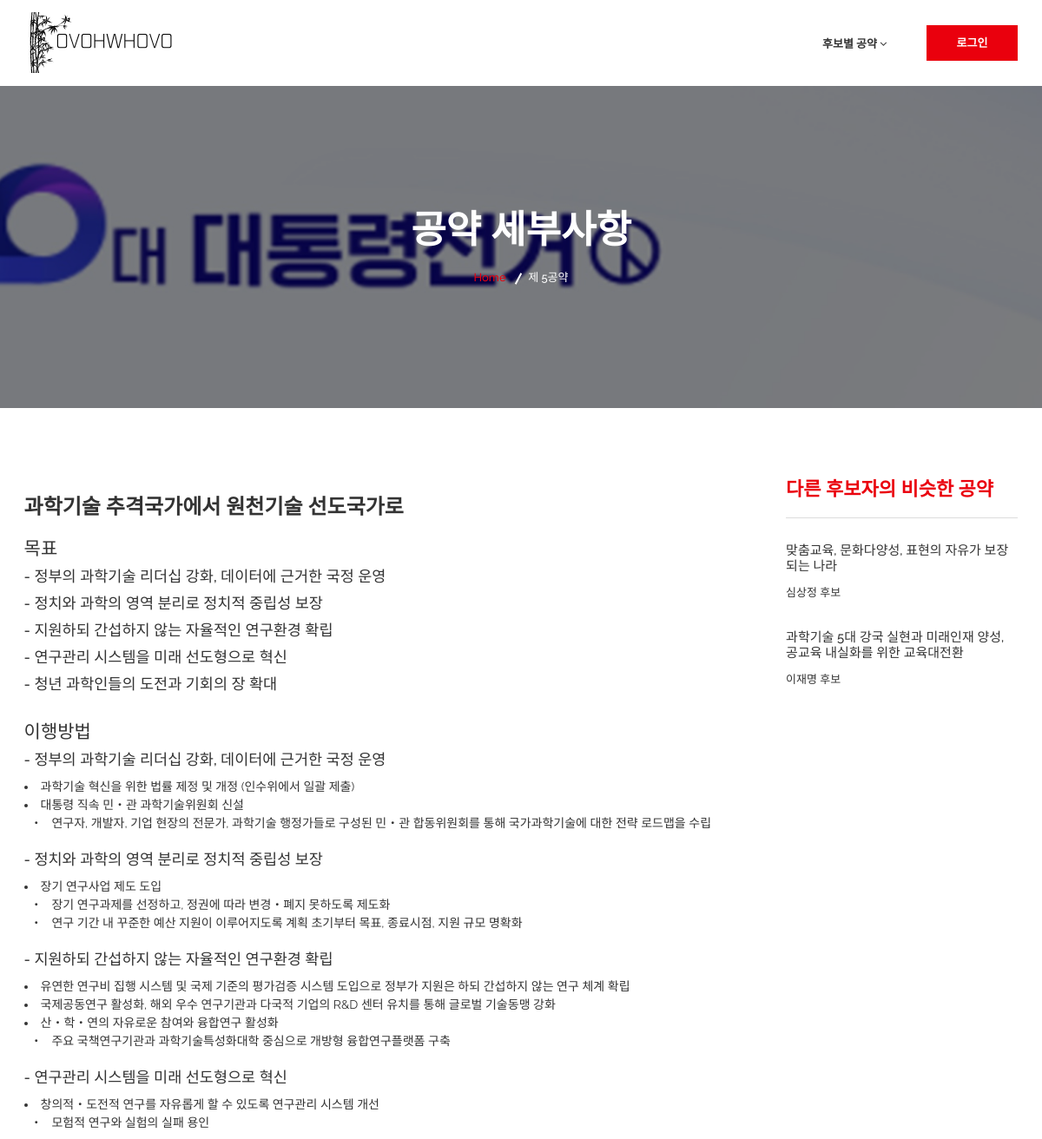
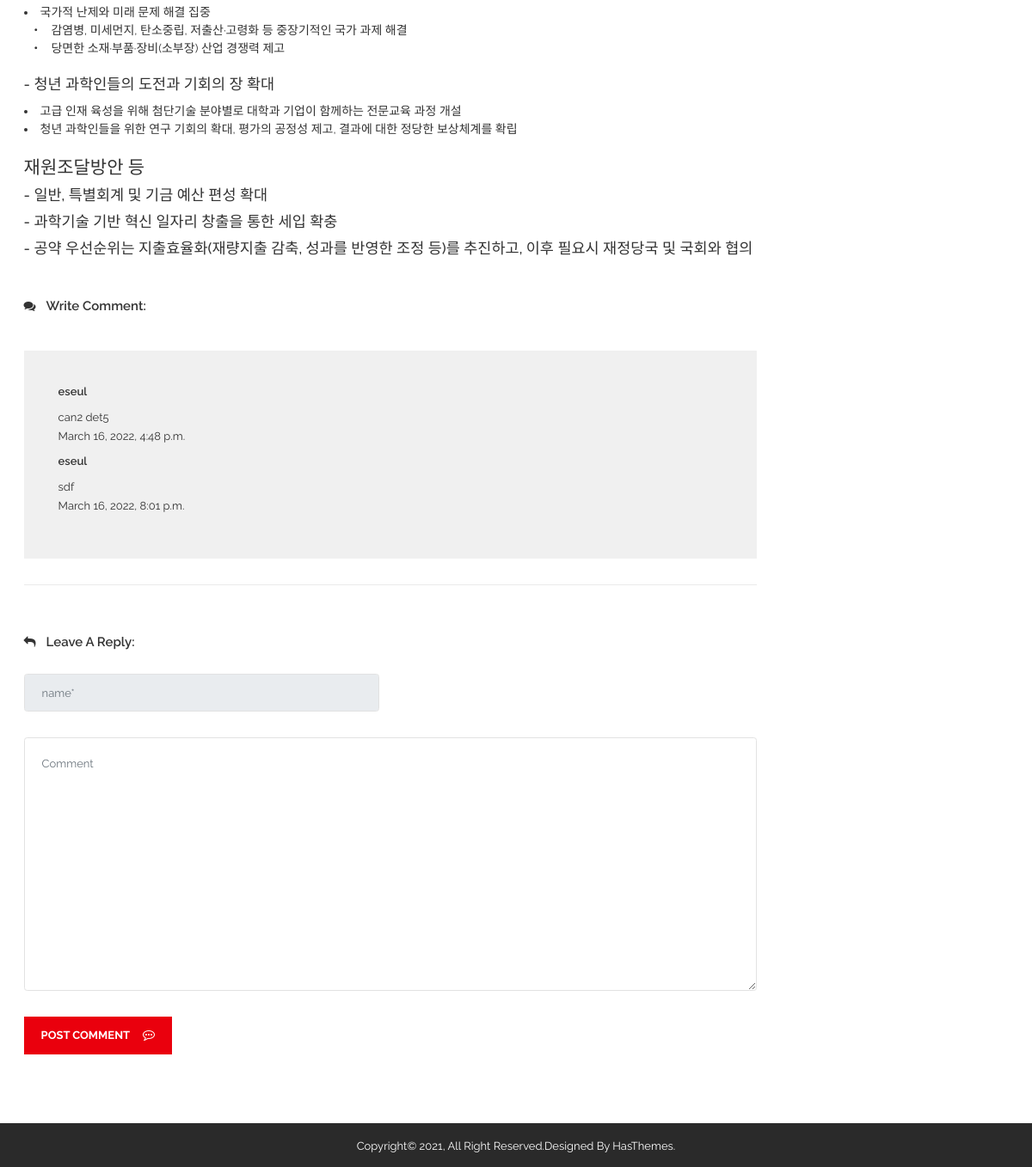
/candidate2/detail05/, run on the app's committed database (2 pictures, top to bottom).
### bbsApp/models.py (models this page shows)
class Post(models.Model):
    id            = models.BigAutoField(help_text = "Post ID", primary_key=True)
    candidate_num = models.IntegerField()
    detail_num    = models.IntegerField()
    writer_id     = models.TextField(max_length=100)
    content       = models.TextField(blank=False, null=False)
    create_date   = models.DateTimeField(auto_now=True)
    modify_date   = models.DateTimeField(auto_now=True)

### candidate2App/views.py (the view)
# urls.py: path('detail05/', views.detail05),
def detail05(request):
    print('>>> detail05')
    candidate_num = 2
    detail_num = 5
    Posts = Post.objects.filter(candidate_num=candidate_num, detail_num=detail_num)
    if request.session.get('member_name'):
        print('>>> our member')
        context = {
            'session_member_name': request.session.get('member_name'),
            'session_member_id': request.session.get('member_id'),
            'candidate_num': candidate_num,
            'detail_num': detail_num,
            'Posts': Posts
        }
        return render(request, 'candidate2/blogDetail05.html', context)
    else:
        context = {
            'candidate_num': candidate_num,
            'detail_num': detail_num,
            'Posts': Posts
        }
        return render(request, 'candidate2/blogDetail05.html', context)

### candidate2App/templates/candidate2/blogDetail05.html (shortened to what this page needs)
{% load static %}
<!doctype html>
<html class="no-js" lang="en">
    <head>
        <link rel="stylesheet" href="{% static 'css/bootstrap.min.css' %}">
        <link rel="stylesheet" href="{% static 'css/font-awesome.min.css' %}">
        <link rel="stylesheet" href="{% static 'css/meanmenu.min.css' %}">
        <link rel="stylesheet" href="{% static 'css/owl.carousel.min.css' %}">
		<link rel="stylesheet" href="{% static 'lib/css/nivo-slider.css' %}" type="text/css" />
		<link rel="stylesheet" href="{% static 'lib/css/preview.css' %}" type="text/css" media="screen" />
        <link rel="stylesheet" href="{% static 'css/chosen.min.css' %}">
        <link rel="stylesheet" href="{% static 'css/animate.css' %}">
        <link rel="stylesheet" href="{% static 'css/magnific-popup.css' %}">
        <link rel="stylesheet" href="{% static 'css/normalize.css' %}">
        <link rel="stylesheet" href="{% static 'css/main.css' %}">
        <link rel="stylesheet" href="{% static 'style.css' %}">
        <link rel="stylesheet" href="{% static 'css/responsive.css' %}">
    </head>
    <body>
        <div class="wrapper">
            <header class="header-area">
                <div class="header-bottom stick-h2">
                    <div class="container">
                        <div class="row">
                            <div class="col-lg-12">
                                <div class="logo floatleft">
                                    <a href="../../whovo">
                                        <img alt="" src="{% static 'img/logo/whovologo.png' %}">
                                    </a>
                                </div>
                                <div class="header-search floatright">
                                    {% if session_member_name %}
                                    <div class="header-button floatright">
                                        <a href="../../user/logout">로그아웃</a>
                                    </div>
                                    {% else %}
                                    <div class="header-button floatright">
                                        <a href="../../user/index">로그인</a>
                                    </div>
                                    {% endif %}
                                </div>
                                <div class="main-menu floatright">
                                    <nav>
                                        <ul>
                                            <li><a href=""> 후보별 공약 <i class="fa fa-angle-down" aria-hidden="true"></i></a>
                                            </li>
                                        </ul>
                                    </nav>
                                </div>
                            </div>
                        </div>
                    </div>
                </div>
            </header>
            <section class="breadcrumbs-area ptb-140 about-bg">
                <div class="container">
                    <div class="row">
                        <div class="col-lg-12 text-center">
                            <div class="breadcrumbs">
                                <h2 class="page-title">공약 세부사항</h2>
                                <ul>
                                    <li><a href="../../whovo/">Home</a></li>
                                    <li>제 5공약</li>
                                </ul>
                            </div>
                        </div>
                    </div>
                </div>
            </section>
            <section class="blog-two-details-area ptb-80">
                <div class="container">
                    <div class="row">
                        <div class="col-lg-9">
                            <div class="blog-container-inner">
                                <div class="visual-inner">
                                    <h3 class="blog-title">
                                        과학기술 추격국가에서 원천기술 선도국가로
                                    </h3>
                                    <div class="blog-content">
                                        <h4>목표</h4>
                                        <h5>- 정부의 과학기술 리더십 강화, 데이터에 근거한 국정 운영</h5>
                                        <h5>- 정치와 과학의 영역 분리로 정치적 중립성 보장</h5>
                                        <h5>- 지원하되 간섭하지 않는 자율적인 연구환경 확립</h5>
                                        <h5>- 연구관리 시스템을 미래 선도형으로 혁신</h5>
                                        <h5>- 청년 과학인들의 도전과 기회의 장 확대</h5><br/>
                                        <h4>이행방법</h4>
                                        <h5>- 정부의 과학기술 리더십 강화, 데이터에 근거한 국정 운영</h5>
                                        <li>과학기술 혁신을 위한 법률 제정 및 개정 (인수위에서 일괄 제출)</li>
                                        <li>대통령 직속 민‧관 과학기술위원회 신설</li>
                                        <h7>&nbsp;&nbsp;‧&nbsp;&nbsp;&nbsp;연구자, 개발자, 기업 현장의 전문가, 과학기술 행정가들로 구성된 민‧관 합동위원회를 통해 국가과학기술에 대한 전략 로드맵을 수립</h7><br/><br/>
                                        <h5>- 정치와 과학의 영역 분리로 정치적 중립성 보장</h5>
                                        <li>장기 연구사업 제도 도입</li>
                                        <h7>&nbsp;&nbsp;‧&nbsp;&nbsp;&nbsp;장기 연구과제를 선정하고, 정권에 따라 변경‧폐지 못하도록 제도화</h7><br/>
                                        <h7>&nbsp;&nbsp;‧&nbsp;&nbsp;&nbsp;연구 기간 내 꾸준한 예산 지원이 이루어지도록 계획 초기부터 목표, 종료시점, 지원 규모 명확화</h7><br/><br/>
                                        <h5>- 지원하되 간섭하지 않는 자율적인 연구환경 확립</h5>
                                        <li>유연한 연구비 집행 시스템 및 국제 기준의 평가검증 시스템 도입으로 정부가 지원은 하되 간섭하지 않는 연구 체계 확립</li>
                                        <li>국제공동연구 활성화, 해외 우수 연구기관과 다국적 기업의 R&D 센터 유치를 통해 글로벌 기술동맹 강화</li>
                                        <li>산‧학‧연의 자유로운 참여와 융합연구 활성화</li>
                                        <h7>&nbsp;&nbsp;‧&nbsp;&nbsp;&nbsp;주요 국책연구기관과 과학기술특성화대학 중심으로 개방형 융합연구플랫폼 구축</h7><br/><br/>
                                        <h5>- 연구관리 시스템을 미래 선도형으로 혁신</h5>
                                        <li>창의적‧도전적 연구를 자유롭게 할 수 있도록 연구관리 시스템 개선</li>
                                        <h7>&nbsp;&nbsp;‧&nbsp;&nbsp;&nbsp;모험적 연구와 실험의 실패 용인</h7><p/>
                                        <li>국가적 난제와 미래 문제 해결 집중</li>
                                        <h7>&nbsp;&nbsp;‧&nbsp;&nbsp;&nbsp;감염병, 미세먼지, 탄소중립, 저출산·고령화 등 중장기적인 국가 과제 해결</h7><br/>
                                        <h7>&nbsp;&nbsp;‧&nbsp;&nbsp;&nbsp;당면한 소재·부품·장비(소부장) 산업 경쟁력 제고</h7><br/><br/>
                                        <h5>- 청년 과학인들의 도전과 기회의 장 확대</h5>
                                        <li>고급 인재 육성을 위해 첨단기술 분야별로 대학과 기업이 함께하는 전문교육 과정 개설</li>
                                        <li>청년 과학인들을 위한 연구 기회의 확대, 평가의 공정성 제고, 결과에 대한 정당한 보상체계를 확립</li><br/>
                                        <h4>재원조달방안 등</h4>
                                        <h5>- 일반, 특별회계 및 기금 예산 편성 확대</h5>
                                        <h5>- 과학기술 기반 혁신 일자리 창출을 통한 세입 확충</h5>
                                        <h5>- 공약 우선순위는 지출효율화(재량지출 감축, 성과를 반영한 조정 등)를 추진하고, 이후 필요시 재정당국 및 국회와 협의</h5>
                                    </div>
                                </div>
                                <div  class="blog-comment">
                                    <p><i class="fa fa-comments" aria-hidden="true"></i>Write Comment:</p>
                                    <div class="blog-reply-all2">
                                        <div id="blog-top" class="blog-top">
                                            {% for bbs in Posts %}
                                            <div  class="blog-img-details">
                                                <div class="blog-title" align="right">
                                                    <h3>{{bbs.writer_id}}</h3>
                                                </div>
                                                <p>{{bbs.content}}</p>
                                                <span>{{bbs.create_date}}</span>
                                            </div>
                                            {% endfor %}
                                        </div>
                                    </div>
                                </div>
                                <div class="blog-input">
                                    <p><i class="fa fa-reply" aria-hidden="true"></i>Leave A Reply:</p>
                                    <form method="post" action="../../bbs/postForm" name="form">
                                        <div class="blog-from">
                                            <div class="row">
                                                <div class="col-lg-6">
                                                    {% if session_member_id %}
                                                    <input class="form-control bmrg" required="" id="writer_id" name= "writer_id" type="text" value="{{ session_member_id }}" readonly>
                                                    {% else %}
                                                    <input class="form-control bmrg" required="" type="text" placeholder="name*" disabled/>
                                                    {% endif %}
                                                </div>
                                                <div class="col-lg-12">
                                                    <textarea class="form-control" required="" name="content" id="content" placeholder="Comment"></textarea>
                                                    {% if session_member_id %}
                                                    <button class="submit" id="postBtn" type="button" value = "post">
                                                        Post Comment
                                                        <i class="fa fa-commenting-o" aria-hidden="true"></i>
                                                    </button>
                                                    {% else %}
                                                    <button class="submit" type="submit" value= "loginback" onclick="if(confirm('로그인 후 이용가능합니다. 로그인 페이지로 이동합니다.')){javascript: form.action='/user/index/';}">
                                                        Post Comment
                                                        <i class="fa fa-commenting-o" aria-hidden="true"></i>
                                                    </button>
                                                    {% endif %}
                                                </div>
                                            </div>
                                        </div>
                                    </form>
                                </div>
                            </div>
                        </div>
                        <div class="col-lg-3">
                            <div class="issues-categoris issues-top3 blog-two2">
                                <h3>다른 후보자의 비슷한 공약</h3>
                                <div class="event-sidebar-2">
                                    <div class="categori-list1">
                                        <div class="categori-list-one">
                                            <div class="post-details">
                                                <h3><a href="../../candidate3/detail07/">맞춤교육, 문화다양성, 표현의 자유가 보장되는 나라 </a></h3>
                                                <p>심상정 후보</p>
                                            </div>
                                        </div>
                                        <div class="categori-list-one">
                                            <div class="post-details">
                                                <h3><a href="../../candidate1/detail07/">과학기술 5대 강국 실현과 미래인재 양성, 공교육 내실화를 위한 교육대전환 </a></h3>
                                                <p>이재명 후보</p>
                                            </div>
                                        </div>
                                        <div class="categori-list-one">
                                        </div>
                                        <div class="categori-list-one mrg-nn">
                                        </div>
                                    </div>
                                </div>
                            </div>
                        </div>
                    </div>
                </div>
            </section>
            <footer id="footer" class="social-area">
                <div class="footer-bottom">
                    <div class="container">
                        <div class="row">
                            <div class="footer-bottom-all">
                                <div class="col-lg-12 col-12 col-md-12">
                                    <div class="copyright-text text-center">
                                        <p>Copyright© 2021, All Right Reserved.Designed by <a href="https://hasthemes.com/"> HasThemes.</a></p>
                                    </div>
                                </div>
                            </div>
                        </div>
                    </div>
                </div>
            </footer>
        </div>
    </body>
</html>

### bbsApp/static/css/main.css (style rules this page uses)
html { color: #222; font-size: 1em; line-height: 1.4; }
audio, canvas, iframe, img, svg, video { vertical-align: middle; }
textarea { resize: vertical; }

### bbsApp/static/css/responsive.css (style rules this page uses)
@media (min-width: 1170px) and (max-width: 1450px) { .main-menu ul li { margin-left: 39px; } }

### data on the page
Post: writer_id "eseul", content "can2 det5", create_date "March 16, 2022, 4:48 p.m."
Post: writer_id "eseul", content "sdf", create_date "March 16, 2022, 8:01 p.m."
